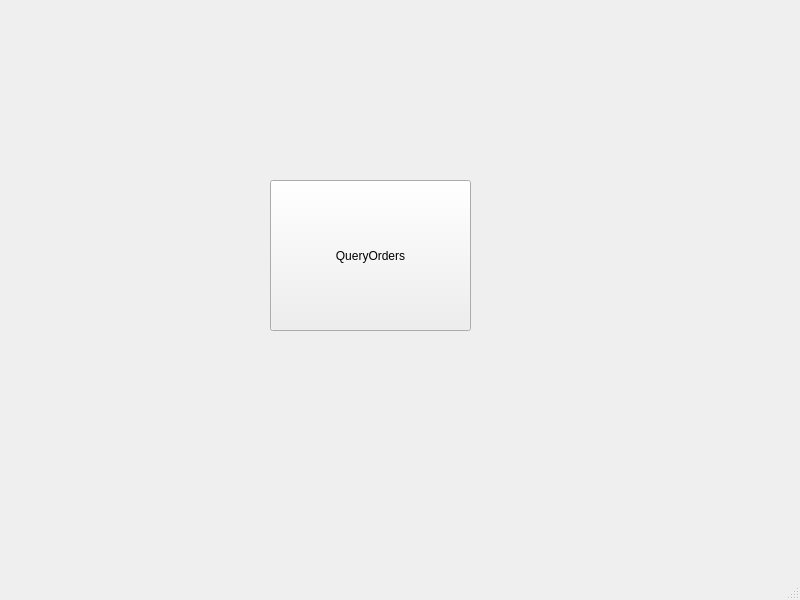
<?xml version="1.0" encoding="UTF-8"?>
<ui version="4.0">
 <class>MainWindow</class>
 <widget class="QMainWindow" name="MainWindow">
  <property name="geometry">
   <rect>
    <x>0</x>
    <y>0</y>
    <width>800</width>
    <height>600</height>
   </rect>
  </property>
  <property name="windowTitle">
   <string>MainWindow</string>
  </property>
  <widget class="QWidget" name="centralwidget">
   <widget class="QPushButton" name="pb_query">
    <property name="geometry">
     <rect>
      <x>270</x>
      <y>180</y>
      <width>201</width>
      <height>151</height>
     </rect>
    </property>
    <property name="text">
     <string>QueryOrders</string>
    </property>
   </widget>
  </widget>
  <widget class="QMenuBar" name="menubar">
   <property name="geometry">
    <rect>
     <x>0</x>
     <y>0</y>
     <width>800</width>
     <height>27</height>
    </rect>
   </property>
  </widget>
  <widget class="QStatusBar" name="statusbar"/>
 </widget>
 <resources/>
 <connections/>
</ui>
